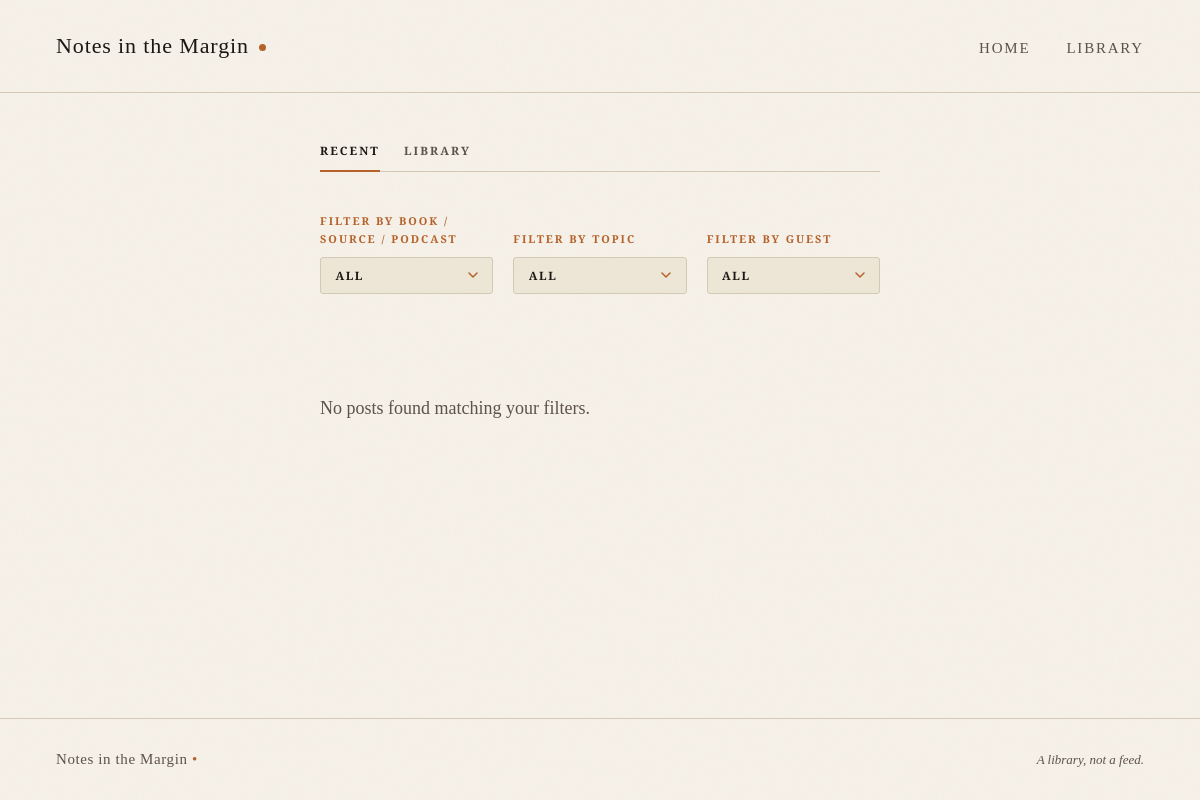
Before: /library/ with the older database file.
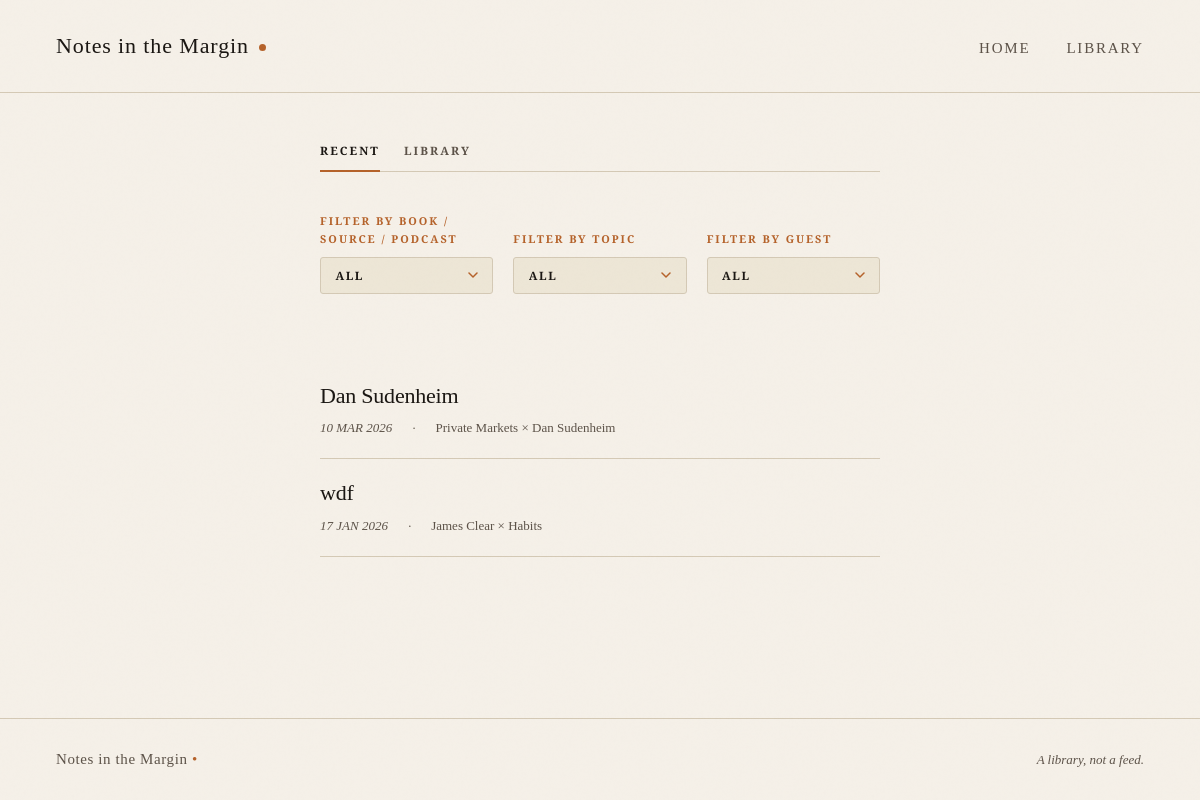
After: the same page with the newer database file.
### blog/models.py (models this page shows, shortened)
class Post(models.Model):
    title = models.CharField(max_length=300)
    slug = models.SlugField(unique=True, blank=True, max_length=300)
    author = models.ForeignKey(
        Author, on_delete=models.CASCADE, related_name='posts', null=True, blank=True
    )
    book = models.ForeignKey(Book, on_delete=models.CASCADE, related_name='posts')
    series_order = models.IntegerField(
        null=True,
        blank=True,
        help_text="Chapter or episode number within the book/podcast series.",
    )
    publish_date = models.DateField()
    points = models.JSONField(default=list)  # List of dicts: [{"title": "...", "text": "..."}]
    commentary = models.TextField()
    guests = models.ManyToManyField(Guest, related_name='posts', blank=True)
    tags = models.ManyToManyField(Tag, related_name='posts', blank=True)
    is_published = models.BooleanField(default=False)
    is_draft = models.BooleanField(default=True)
    created_at = models.DateTimeField(auto_now_add=True)
    updated_at = models.DateTimeField(auto_now=True)
    class Meta:
        ordering = ['-publish_date']

class Book(models.Model):
    SOURCE_TYPES = [
        ('book', 'Book'),
        ('podcast', 'Podcast'),
        ('essay', 'Essay'),
        ('other', 'Other')
    ]
    STATUS_CHOICES = [
        ('in_progress', 'In Progress'),
        ('up_next', 'Up Next'),
        ('complete', 'Complete'),
    ]
    title = models.CharField(max_length=300)
    slug = models.SlugField(unique=True, blank=True, max_length=300)
    author = models.ForeignKey(
        Author, on_delete=models.CASCADE, related_name='books', null=True, blank=True
    )
    description = models.TextField(blank=True)  # Italic description for series page
    source_type = models.CharField(max_length=50, choices=SOURCE_TYPES, default='book')
    is_series = models.BooleanField(default=False)  # Can have multiple posts
    status = models.CharField(max_length=20, choices=STATUS_CHOICES, default='in_progress')
    created_at = models.DateTimeField(auto_now_add=True)
    class Meta:
        ordering = ['title']

class Guest(models.Model):
    name = models.CharField(max_length=200)
    slug = models.SlugField(unique=True, blank=True, max_length=200)
    bio = models.TextField(blank=True)
    created_at = models.DateTimeField(auto_now_add=True)
    tags = models.ManyToManyField(Tag, related_name='guests', blank=True)
    class Meta:
        ordering = ['name']

class Author(models.Model):
    name = models.CharField(max_length=200)
    slug = models.SlugField(unique=True, blank=True, max_length=200)
    created_at = models.DateTimeField(auto_now_add=True)
    class Meta:
        ordering = ['name']

### blog/views.py (the view)
# urls.py: path('library/', views.archive, name='library'),
def archive(request):
    posts = (
        Post.objects.filter(is_published=True)
        .select_related('author', 'book')
        .prefetch_related('guests', 'tags')
        .order_by('-publish_date')
    )
    books = Book.objects.filter(posts__is_published=True).distinct().order_by('title')
    tags = Tag.objects.filter(posts__is_published=True).distinct().order_by('name')
    guests = Guest.objects.filter(posts__is_published=True).distinct().order_by('name')
    book_filter = request.GET.get('book')
    tag_filter = request.GET.get('tag')
    guest_filter = request.GET.get('guest')
    tab = request.GET.get('tab', 'recent')
    if book_filter:
        posts = posts.filter(book__slug=book_filter)
    if tag_filter:
        posts = posts.filter(tags__slug=tag_filter).distinct()
    if guest_filter:
        posts = posts.filter(guests__slug=guest_filter).distinct()
    if tab == 'archive':
        pass
    book_label = 'All'
    if book_filter:
        b = Book.objects.filter(slug=book_filter).first()
        book_label = b.title if b else book_filter
    tag_label = 'All'
    if tag_filter:
        t = Tag.objects.filter(slug=tag_filter).first()
        tag_label = t.name if t else tag_filter
    guest_label = 'All'
    if guest_filter:
        g = Guest.objects.filter(slug=guest_filter).first()
        guest_label = g.name if g else guest_filter
    summary_parts = []
    if book_filter:
        summary_parts.append(book_label)
    if tag_filter:
        summary_parts.append(tag_label)
    if guest_filter:
        summary_parts.append(guest_label)
    context = {
        'posts': posts,
        'books': books,
        'tags': tags,
        'guests': guests,
        'active_book': book_filter,
        'active_tag': tag_filter,
        'active_guest': guest_filter,
        'active_tab': tab,
        'filter_book_label': book_label,
        'filter_tag_label': tag_label,
        'filter_guest_label': guest_label,
        'filter_summary_parts': summary_parts,
        'has_active_filters': bool(summary_parts),
    }
    return render(request, 'blog/archive.html', context)

### blog/templatetags/archive_extras.py (called while the page is built)
@register.simple_tag
def merge_query(request, **kwargs):
    q = request.GET.copy()
    for k, v in kwargs.items():
        if v is None or v == '':
            q.pop(k, None)
        else:
            q[k] = str(v)
    encoded = q.urlencode()
    return '?' + encoded if encoded else '?'

### blog/templates/blog/archive.html (shortened to what this page needs)
{% extends 'blog/base.html' %}
{% load archive_extras %}
{% block content %}
<div class="container archive-container">
    <div class="archive-tabs">
        <a href="{% merge_query request tab='recent' %}" class="tab {% if active_tab == 'recent' %}active{% endif %}">Recent</a>
        <a href="{% merge_query request tab='archive' %}" class="tab {% if active_tab == 'archive' %}active{% endif %}">Library</a>
    </div>
    <div class="library-filters filters-section">
        <div class="library-filters__row">
            <div class="filter-dropdown" data-filter-dropdown>
                <div class="filter-dropdown__label">Filter by book / source / podcast</div>
                <div class="filter-dropdown__wrap">
                    <button type="button" class="filter-dropdown__trigger" aria-expanded="false" aria-haspopup="listbox" id="filter-dd-book">
                        <span class="filter-dropdown__value">{{ filter_book_label }}</span>
                        <svg class="filter-dropdown__chevron" width="10" height="6" viewBox="0 0 10 6" fill="none" aria-hidden="true">
                            <path d="M1 1L5 5L9 1" stroke="currentColor" stroke-width="1.5" stroke-linecap="round" stroke-linejoin="round"/>
                        </svg>
                    </button>
                </div>
            </div>
            <div class="filter-dropdown" data-filter-dropdown>
                <div class="filter-dropdown__label">Filter by topic</div>
                <div class="filter-dropdown__wrap">
                    <button type="button" class="filter-dropdown__trigger" aria-expanded="false" aria-haspopup="listbox" id="filter-dd-topic">
                        <span class="filter-dropdown__value">{{ filter_tag_label }}</span>
                        <svg class="filter-dropdown__chevron" width="10" height="6" viewBox="0 0 10 6" fill="none" aria-hidden="true">
                            <path d="M1 1L5 5L9 1" stroke="currentColor" stroke-width="1.5" stroke-linecap="round" stroke-linejoin="round"/>
                        </svg>
                    </button>
                </div>
            </div>
            <div class="filter-dropdown" data-filter-dropdown>
                <div class="filter-dropdown__label">Filter by guest</div>
                <div class="filter-dropdown__wrap">
                    <button type="button" class="filter-dropdown__trigger" aria-expanded="false" aria-haspopup="listbox" id="filter-dd-guest">
                        <span class="filter-dropdown__value">{{ filter_guest_label }}</span>
                        <svg class="filter-dropdown__chevron" width="10" height="6" viewBox="0 0 10 6" fill="none" aria-hidden="true">
                            <path d="M1 1L5 5L9 1" stroke="currentColor" stroke-width="1.5" stroke-linecap="round" stroke-linejoin="round"/>
                        </svg>
                    </button>
                </div>
            </div>
        </div>
    </div>
    <div class="posts-list">
        {% for post in posts %}
        <article class="post-item">
            <h2 class="post-title">
                <a href="{% url 'post_detail' post.slug %}">{{ post.title }}</a>
            </h2>
            <div class="post-meta">
                <span class="post-date">{{ post.publish_date|date:"d M Y"|upper }}</span>
                <span class="post-separator">·</span>
                {% if post.book.source_type == 'podcast' %}
                <span class="post-attrib-line">{{ post.book.title }} × {% for g in post.guests.all %}{{ g.name }}{% if not forloop.last %}, {% endif %}{% empty %}—{% endfor %}</span>
                {% else %}
                <span class="post-attrib-line">{% if post.author %}{{ post.author.name }} × {% endif %}{{ post.book.title }}</span>
                {% endif %}
            </div>
        </article>
        {% empty %}
        <p class="empty-state">No posts found matching your filters.</p>
        {% endfor %}
    </div>
</div>
{% endblock %}

Changed rows visible on the page:
added Post: title "Dan Sudenheim", publish_date "10 MAR 2026", book "Private Markets"
added Guest: name "Dan Sudenheim"
now on this page (row edited): Post: title "wdf", publish_date "17 JAN 2026", author.name "James Clear", book "Habits"
Other visible differences:
text no longer shown: "No posts found matching your filters."
